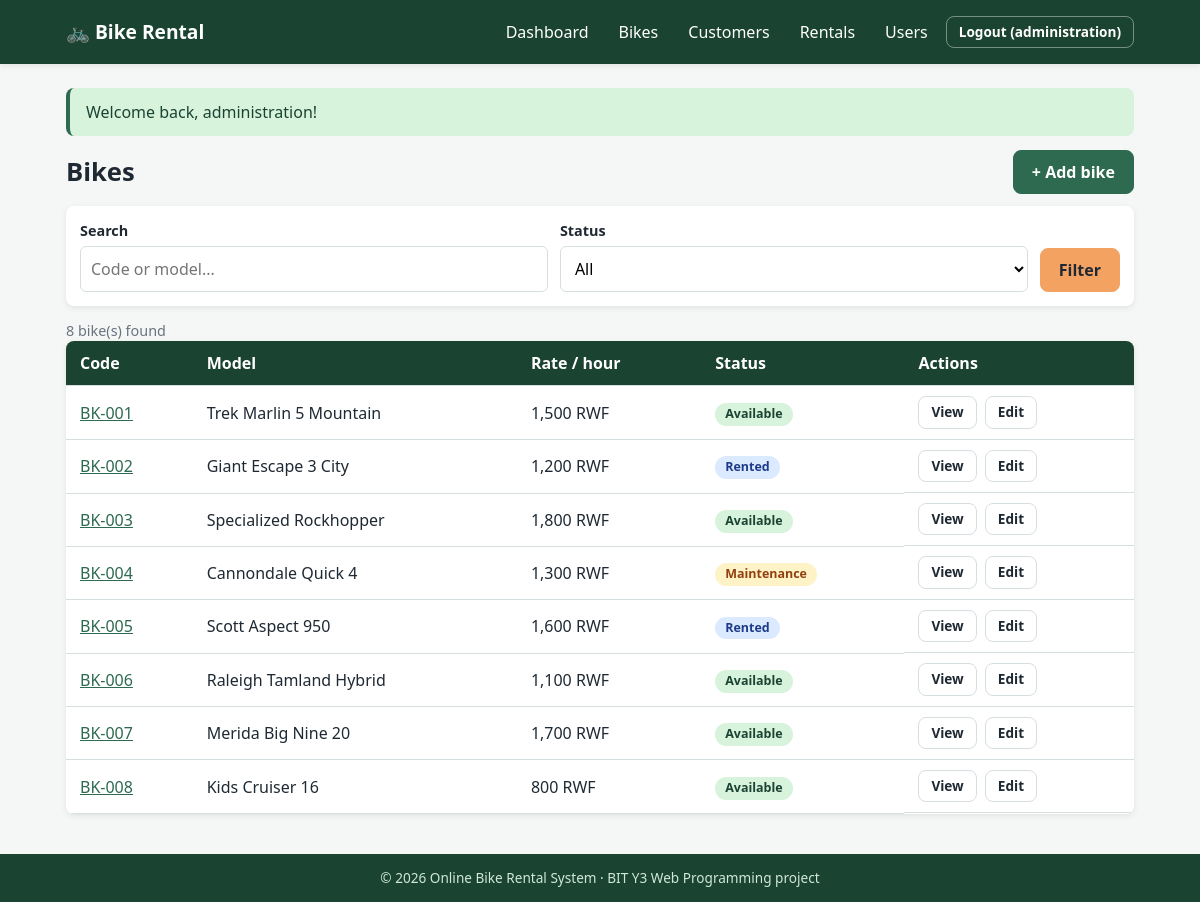
/index.php?route=bikes (signed in), run on the app's committed database.
### tables this page shows
CREATE TABLE bikes (
    bike_id     INT UNSIGNED AUTO_INCREMENT PRIMARY KEY,
    code        VARCHAR(20)  NOT NULL UNIQUE,
    model       VARCHAR(80)  NOT NULL,
    hourly_rate DECIMAL(10,2) NOT NULL CHECK (hourly_rate > 0),
    status      ENUM('available','rented','maintenance') NOT NULL DEFAULT 'available'
);

### src/Support/View.php (called while the page is built, shortened)
<?php
final class View
{
    public static function render(string $view, array $data = [], ?string $layout = 'layout/layout'): void
    {
        $file = __DIR__ . '/../Views/' . $view . '.php';
        extract($data, EXTR_SKIP);
        require $file;
    }
}

### src/Controllers/BikeController.php (called while the page is built, shortened)
<?php
final class BikeController
{
    private Bike $bikes;
    public function __construct()
    {
        $this->bikes = new Bike();
    }
    public function index(): void
    {
        $search = trim((string)($_GET['search'] ?? ''));
        $status = (string)($_GET['status'] ?? '');
        $items  = $this->bikes->search($search, $status);
        View::render('bikes/index', compact('items', 'search', 'status'));
    }
}

### public/index.php (called while the page is built, shortened)
<?php
require __DIR__ . '/../src/bootstrap.php';
$routes = [
    'login'           => [AuthController::class, 'login'],
    'register'        => [AuthController::class, 'register'],
    'logout'          => [AuthController::class, 'logout'],
    'dashboard'       => [DashboardController::class, 'index'],
    'bikes'           => [BikeController::class, 'index'],
    'bike-show'       => [BikeController::class, 'show'],
    'bike-form'       => [BikeController::class, 'form'],
    'bike-save'       => [BikeController::class, 'save'],
    'bike-delete'     => [BikeController::class, 'delete'],
    'customers'       => [CustomerController::class, 'index'],
    'customer-show'   => [CustomerController::class, 'show'],
    'customer-form'   => [CustomerController::class, 'form'],
    'customer-save'   => [CustomerController::class, 'save'],
    'customer-delete' => [CustomerController::class, 'delete'],
    'rentals'         => [RentalController::class, 'index'],
    'rental-show'     => [RentalController::class, 'show'],
    'rental-form'     => [RentalController::class, 'form'],
    'rental-save'     => [RentalController::class, 'save'],
    'rental-return'   => [RentalController::class, 'finish'],
    'rental-cancel'   => [RentalController::class, 'cancel'],
    'rental-delete'   => [RentalController::class, 'delete'],
    'users'           => [UserController::class, 'index'],
    'user-form'       => [UserController::class, 'form'],
    'user-save'       => [UserController::class, 'save'],
    'user-delete'     => [UserController::class, 'delete'],
    'api-bikes'       => [BikeApiController::class, 'index'],
];
$route = (string)($_GET['route'] ?? 'dashboard');
[$class, $method] = $routes[$route];
(new $class())->$method();

### src/bootstrap.php (called while the page is built, shortened)
<?php
spl_autoload_register(static function (string $class): void {
    $prefix = 'App\\';
    $file = __DIR__ . '/' . str_replace('\\', '/', substr($class, strlen($prefix))) . '.php';
});
require __DIR__ . '/Support/helpers.php';

### src/Support/Config.php (called while the page is built, shortened)
<?php
final class Config
{
    private static ?array $data = null;
    public static function get(string $key): mixed
    {
        self::$data ??= require __DIR__ . '/../../config/config.php';
        return self::$data[$key] ?? null;
    }
}

### src/Support/Database.php (called while the page is built, shortened)
<?php
final class Database
{
    private static ?PDO $pdo = null;
    public static function pdo(): PDO
    {
        if (self::$pdo === null) {
            $c = Config::get('db');
            $dsn = $c['dsn'] ?: "mysql:host={$c['host']};dbname={$c['name']};charset={$c['charset']}";
            try {
                self::$pdo = new PDO($dsn, $c['dsn'] ? null : $c['user'], $c['dsn'] ? null : $c['pass'], [
                    PDO::ATTR_ERRMODE            => PDO::ERRMODE_EXCEPTION,
                    PDO::ATTR_DEFAULT_FETCH_MODE => PDO::FETCH_ASSOC,
                    PDO::ATTR_EMULATE_PREPARES   => false,
                ]);
            } catch (PDOException $e) {
                ErrorHandler::log($e);
                throw new \RuntimeException('Database connection failed.', 0, $e);
            }
        }
        return self::$pdo;
    }
}

### src/Models/Bike.php (called while the page is built, shortened)
<?php
final class Bike extends BaseModel
{
    public function search(string $term = '', string $status = ''): array
    {
        $sql = 'SELECT bike_id, code, model, hourly_rate, status FROM bikes WHERE 1 = 1';
        $p = [];
        return $this->all($sql . ' ORDER BY code', $p);
    }
}

### src/Models/BaseModel.php (called while the page is built, shortened)
<?php
abstract class BaseModel
{
    protected PDO $db;
    public function __construct()
    {
        $this->db = Database::pdo();
    }
    protected function all(string $sql, array $params = []): array
    {
        $st = $this->db->prepare($sql);
        $st->execute($params);
        return $st->fetchAll();
    }
}

### src/Views/bikes/index.php (the view, shortened to what this page needs)
<div class="page-head"><h1>Bikes</h1>
    <a class="btn btn-primary" href="<?= e(url('bike-form')) ?>">+ Add bike</a></div>
<form method="get" action="<?= e(url('bikes')) ?>" class="filter-bar" id="bike-filter"
      data-api="<?= e(url('api-bikes')) ?>">
    <div class="filter-group">
        <label for="search">Search</label>
        <input id="search" name="search" type="search" maxlength="50" class="form-control"
               placeholder="Code or model..." value="<?= e($search) ?>" autocomplete="off">
    </div>
    <div class="filter-group">
        <label for="status">Status</label>
        <select id="status" name="status" class="form-control">
            <option value="">All</option>
        </select>
    </div>
    <button class="btn btn-secondary" type="submit">Filter</button>
</form>
<p id="bike-status" class="muted" aria-live="polite"><?= count($items) ?> bike(s) found</p>
<div class="table-wrap">
<table class="data-table" id="bike-table">
    <thead><tr><th>Code</th><th>Model</th><th>Rate / hour</th><th>Status</th><th>Actions</th></tr></thead>
    <tbody id="bike-rows" data-show-url="<?= e(url('bike-show')) ?>" data-edit-url="<?= e(url('bike-form')) ?>">
    <?php foreach ($items as $b): ?>
        <tr>
            <td><a href="<?= e(url('bike-show', ['id' => $b['bike_id']])) ?>"><?= e($b['code']) ?></a></td>
            <td><?= e($b['model']) ?></td>
            <td><?= e(money($b['hourly_rate'])) ?></td>
            <td><?= status_badge($b['status']) ?></td>
            <td class="actions">
                <a class="btn btn-small" href="<?= e(url('bike-show', ['id' => $b['bike_id']])) ?>">View</a>
                <a class="btn btn-small" href="<?= e(url('bike-form', ['id' => $b['bike_id']])) ?>">Edit</a>
            </td>
        </tr>
    <?php endforeach; ?>
    </tbody>
</table>
</div>

### src/Support/helpers.php (shortened to what this page needs)
<?php
function e(mixed $value): string
{
    return htmlspecialchars((string)$value, ENT_QUOTES | ENT_SUBSTITUTE, 'UTF-8');
}
function base_path(): string
{
    $dir = str_replace('\\', '/', dirname($_SERVER['SCRIPT_NAME'] ?? '/index.php'));
    return rtrim($dir, '/');
}
function url(string $route = 'dashboard', array $params = []): string
{
    $query = http_build_query(['route' => $route] + $params);
    return base_path() . '/index.php?' . $query;
}
function money(mixed $amount): string
{
    return number_format((float)$amount, 0, '.', ',') . ' RWF';
}
function status_badge(string $status): string
{
    return '<span class="badge badge-' . e($status) . '">' . e(ucfirst($status)) . '</span>';
}

### public/assets/css/style.css (style rules this page uses)
:root { --primary: #1b4332; --primary-light: #2d6a4f; --accent: #f4a261; --accent-dark: #e76f51; --bg: #f4f7f5; --white: #fff; --text: #1f2933; --muted: #6b7280; --border: #d7dee2; --success-bg: #d8f3dc; --success-fg: #1b4332; --error-bg: #fde2e2; --error-fg: #7f1d1d; --radius: 8px; --shadow: 0 2px 6px rgba(0,0,0,.08); --font: 'Segoe UI', Tahoma, Geneva, Verdana, sans-serif; }
* { margin: 0; padding: 0; box-sizing: border-box; }
body { font-family: var(--font); background: var(--bg); color: var(--text); line-height: 1.5; min-height: 100vh; display: flex; flex-direction: column; }
a { color: var(--primary-light); }
h1 { margin-bottom: 16px; font-size: 1.6rem; }
.card-head, .page-head { display: flex; justify-content: space-between; align-items: center; gap: 12px; flex-wrap: wrap; margin-bottom: 12px; }
.page-head h1 { margin: 0; }
.btn { display: inline-block; padding: 9px 18px; border: 1px solid var(--border); border-radius: var(--radius); background: var(--white); color: var(--text); font: inherit; font-weight: 600; cursor: pointer; text-decoration: none; transition: background .2s; }
.btn-primary { background: var(--primary-light); border-color: var(--primary-light); color: #fff; }
.btn-secondary { background: var(--accent); border-color: var(--accent); }
.btn-small { padding: 5px 12px; font-size: .85rem; }
.actions { display: flex; gap: 8px; flex-wrap: wrap; align-items: center; margin-top: 12px; }
.form-group label, .filter-group label { display: block; font-weight: 600; margin-bottom: 4px; font-size: .9rem; }
.form-control { width: 100%; padding: 10px; border: 1px solid var(--border); border-radius: 6px; font: inherit; background: #fff; }
.muted { color: var(--muted); font-size: .9rem; }
.filter-bar { display: flex; gap: 12px; flex-wrap: wrap; align-items: flex-end; background: var(--white); padding: 14px; border-radius: var(--radius); box-shadow: var(--shadow); margin-bottom: 14px; }
.filter-group { flex: 1 1 200px; }
.table-wrap { overflow-x: auto; background: var(--white); border-radius: var(--radius); box-shadow: var(--shadow); }
.data-table { width: 100%; border-collapse: collapse; }
.data-table th, .data-table td { padding: 10px 14px; text-align: left; border-bottom: 1px solid var(--border); white-space: nowrap; }
.data-table thead { background: var(--primary); color: #fff; }
.data-table .actions { margin: 0; }
.badge { display: inline-block; padding: 2px 10px; border-radius: 12px; font-size: .78rem; font-weight: 700; }
.badge-available, .badge-completed { background: #d8f3dc; color: #1b4332; }
.badge-rented, .badge-active { background: #dbeafe; color: #1e3a8a; }
.badge-maintenance, .badge-cancelled { background: #fef3c7; color: #92400e; }

### data on the page
bikes: code "BK-001", model "Trek Marlin 5 Mountain", hourly_rate "1,500 RWF", status "Available"
bikes: code "BK-002", model "Giant Escape 3 City", hourly_rate "1,200 RWF", status "Rented"
bikes: code "BK-003", model "Specialized Rockhopper", hourly_rate "1,800 RWF", status "Available"
bikes: code "BK-004", model "Cannondale Quick 4", hourly_rate "1,300 RWF", status "Maintenance"
bikes: code "BK-005", model "Scott Aspect 950", hourly_rate "1,600 RWF", status "Rented"
bikes: code "BK-006", model "Raleigh Tamland Hybrid", hourly_rate "1,100 RWF", status "Available"
bikes: code "BK-007", model "Merida Big Nine 20", hourly_rate "1,700 RWF", status "Available"
bikes: code "BK-008", model "Kids Cruiser 16", hourly_rate "800 RWF", status "Available"

### other printed values
$user['username'] "administration"
$f['message'] "Welcome back, administration!"
count($items) "8"
